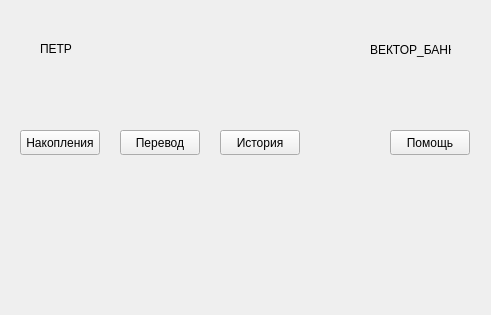
<?xml version="1.0" encoding="UTF-8"?>
<ui version="4.0">
 <class>Widget</class>
 <widget class="QWidget" name="Widget">
  <property name="geometry">
   <rect>
    <x>0</x>
    <y>0</y>
    <width>491</width>
    <height>315</height>
   </rect>
  </property>
  <property name="windowTitle">
   <string>Widget</string>
  </property>
  <widget class="QPushButton" name="pushButton">
   <property name="geometry">
    <rect>
     <x>20</x>
     <y>130</y>
     <width>80</width>
     <height>25</height>
    </rect>
   </property>
   <property name="styleSheet">
    <string notr="true"/>
   </property>
   <property name="text">
    <string>Накопления</string>
   </property>
  </widget>
  <widget class="QPushButton" name="pushButton_2">
   <property name="geometry">
    <rect>
     <x>120</x>
     <y>130</y>
     <width>80</width>
     <height>25</height>
    </rect>
   </property>
   <property name="text">
    <string>Перевод</string>
   </property>
  </widget>
  <widget class="QPushButton" name="pushButton_3">
   <property name="geometry">
    <rect>
     <x>220</x>
     <y>130</y>
     <width>80</width>
     <height>25</height>
    </rect>
   </property>
   <property name="text">
    <string>История</string>
   </property>
  </widget>
  <widget class="QPushButton" name="pushButton_4">
   <property name="geometry">
    <rect>
     <x>390</x>
     <y>130</y>
     <width>80</width>
     <height>25</height>
    </rect>
   </property>
   <property name="text">
    <string>Помощь</string>
   </property>
  </widget>
  <widget class="QLabel" name="label">
   <property name="geometry">
    <rect>
     <x>40</x>
     <y>40</y>
     <width>54</width>
     <height>17</height>
    </rect>
   </property>
   <property name="text">
    <string>ПЕТР</string>
   </property>
  </widget>
  <widget class="QLabel" name="label_2">
   <property name="geometry">
    <rect>
     <x>370</x>
     <y>40</y>
     <width>81</width>
     <height>20</height>
    </rect>
   </property>
   <property name="text">
    <string>ВЕКТОР_БАНК</string>
   </property>
  </widget>
 </widget>
 <layoutdefault spacing="6" margin="11"/>
 <resources/>
 <connections/>
</ui>
